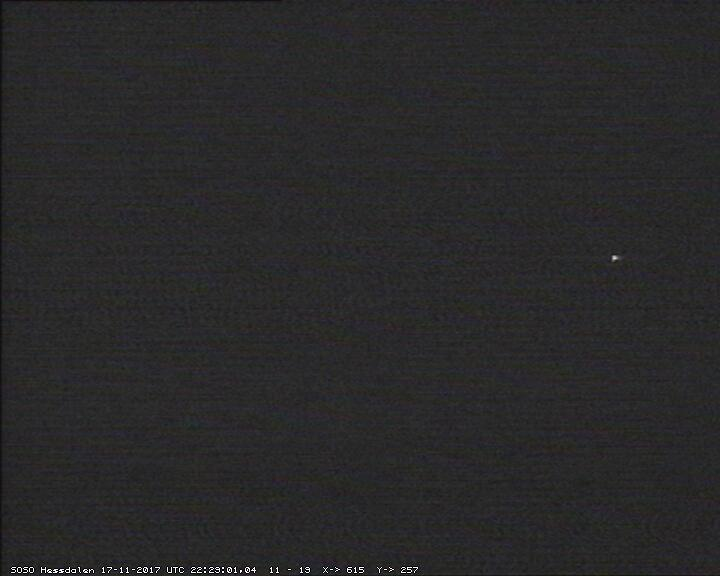
#> input picture bo/referanse.png, 720 x 576 px, found by its file name
$ python mergeBilde.py
#> lines starting #> are read from the running program, lines starting #| are printed output that depends on the picture
from PIL import Image

bakgrunn = Image.open("referanse.png")
#> bakgrunn is the input picture: PIL image 720x576 RGB; mean R, G, B 40.8, 40.5, 41.2
layer = Image.open("filter.png")
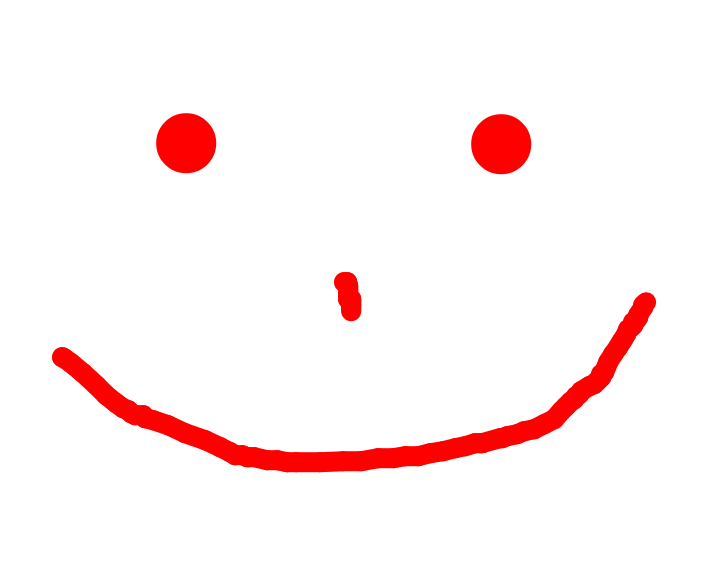
#> input picture bo/filter.png, 720 x 576 px, found by its file name
#> layer is the input picture: PIL image 720x576 RGBA; mean R, G, B, A 13.3, 0, 0, 12.7

bakgrunn.paste(layer, (0, 0), layer)
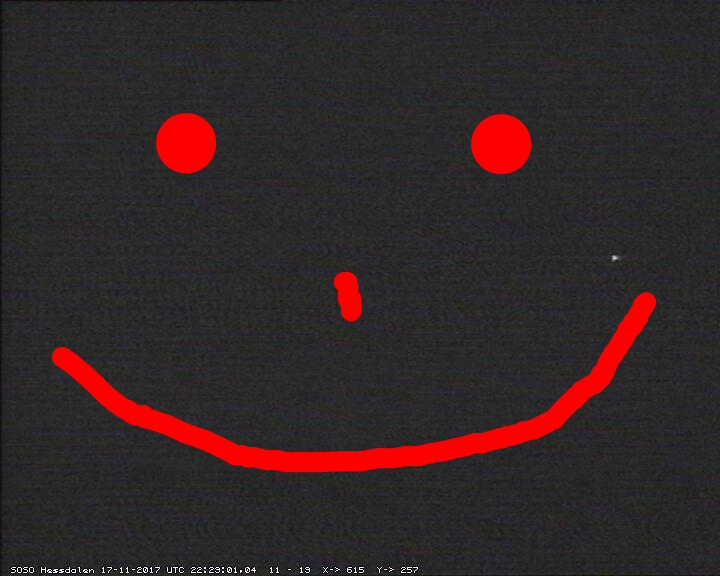
#> bakgrunn: PIL image 720x576 RGB; mean R, G, B 51.5, 38.4, 39.1
bakgrunn.save("resultat.png")
